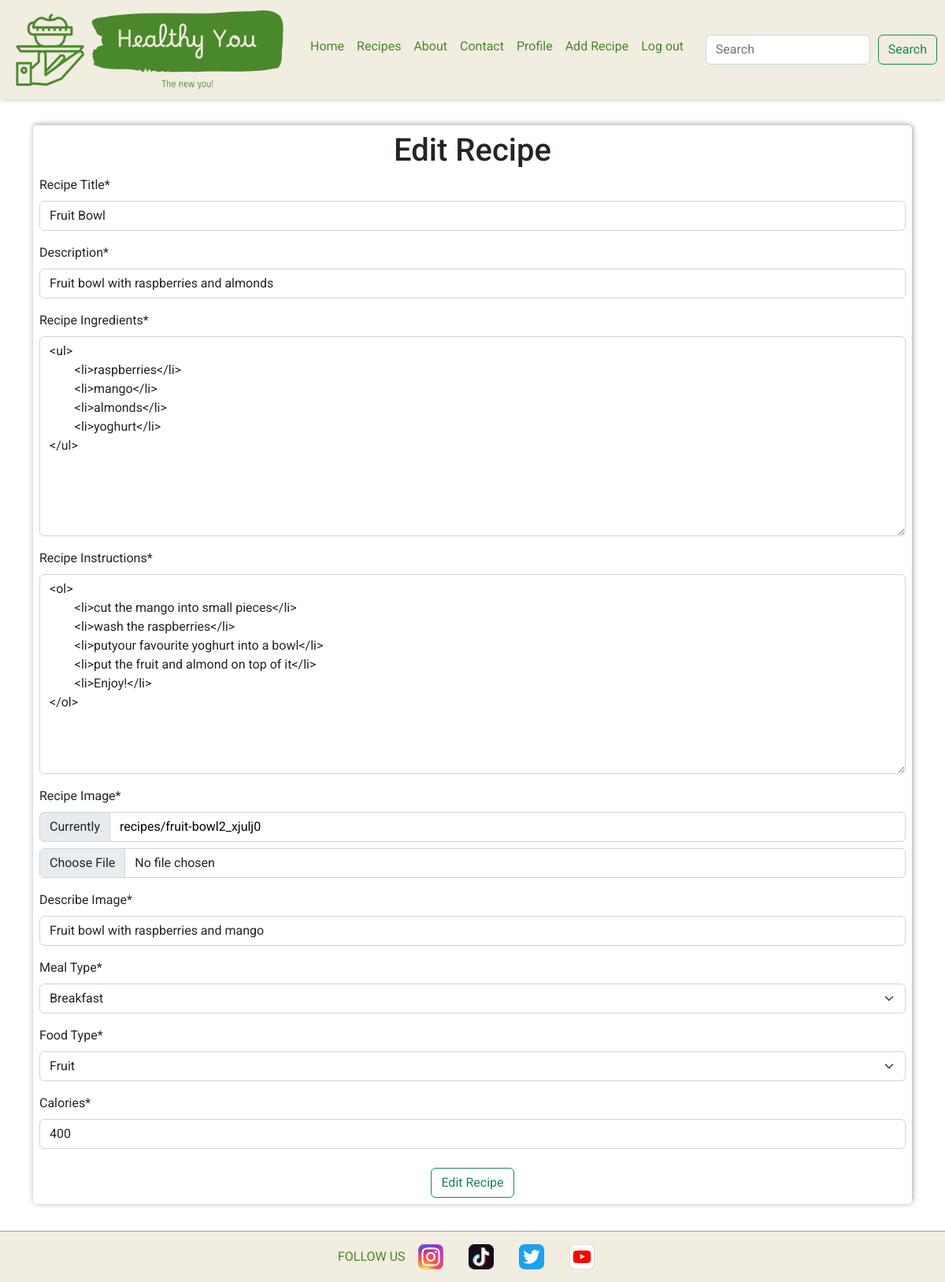
/recipes/edit/2/ (signed in), run on the app's committed database.
### recipes/models.py (models this page shows, shortened)
class Recipe(models.Model):
    user = models.ForeignKey(
        User, related_name="recipe_owner", on_delete=models.CASCADE
    )
    title = models.CharField(max_length=250, null=False, blank=False)
    description = models.CharField(max_length=600, null=False, blank=False)
    ingredients = RichTextField(max_length=9000, null=False, blank=False)
    instructions = RichTextField(max_length=9000, null=False, blank=False)
    image = ResizedImageField(
        size=[400, None],
        quality=75,
        upload_to="recipes/",
        force_format="WEBP",
        blank=False,
        null=False,
    )
    image_description = models.CharField(max_length=150, null=False, blank=False)
    meal_type = models.CharField(max_length=45, choices=MEAL_TYPE, default="lunch")
    food_type = models.CharField(max_length=45, choices=FOOD_TYPE, default="sandwich")
    calories = models.IntegerField()
    posted_date = models.DateTimeField(auto_now=True) # posted date for the recipe
    recipe_rating = models.IntegerField(default=0)  # recipe star rating
    class Meta:
        ordering = ["-posted_date"]

### recipes/views.py (the view)
class EditRecipe(LoginRequiredMixin, UserPassesTestMixin, UpdateView):
    template_name = "recipes/edit_recipe.html"
    model = Recipe
    form_class = RecipeForm
    success_url = "/recipes/"
    def test_func(self):
        return self.request.user == self.get_object().user

### recipes/forms.py
class RecipeForm(forms.ModelForm):
    class Meta:
        model = Recipe
        fields = [
            "title",
            "description",
            "ingredients",
            "instructions",
            "image",
            "image_description",
            "meal_type",
            "food_type",
            "calories",
        ]
        ingredients = forms.CharField(widget=RichTextWidget())
        instructions = forms.CharField(widget=RichTextWidget())
        widget = {
            "description": forms.Textarea(attrs={"rows": 5}),
        }
        labels = {
            "title": "Recipe Title",
            "description": "Description",
            "ingredients": "Recipe Ingredients",
            "instructions": "Recipe Instructions",
            "image": "Recipe Image",
            "image_description": "Describe Image",
            "meal_type": "Meal Type",
            "food_type": "Food Type",
            "calories": "Calories",
        }

### recipes/templates/recipes/edit_recipe.html (shortened to what this page needs)
{% extends "base.html" %}
{% block content %}
<div class="container">
    <form method="POST" enctype="multipart/form-data" class="p-2 form">
        <h1 class="text-center">Edit Recipe</h1>
        {{ form|crispy }}
        <div class="text-center">
            <button type="submit" class="btn mt-2 btn-outline-success">Edit Recipe</button>
        </div>
    </form>
</div>
{% endblock %}

### static/css/base.css (style rules this page uses)
:root { --title: 'Roboto', 'Sans-serif'; --main-font: 'Roboto', 'Sans-serif'; --background: #fff; --green: #49892a; --darkgreen: #198754; --white: #fff; --off-white: #F1EDE1; --small-box-shadow: 1px -1px 7px 0 #00000061; --border: 1px solid #9fa5a0; }
html, body { height: 100%; }
body { display: flex; flex-direction: column; font-family: var(--main-font); }
h1, h2, h3, h4, h5, h6 { font-family: var(--title); }
a { color: black; text-decoration: none; }
.form { width: 100%; margin: 3% auto; box-shadow: var(--small-box-shadow); border-radius: 5px; }

### data on the page
Recipe: title "Fruit Bowl", description "Fruit bowl with raspberries and almonds", ingredients "<ul> <li>raspberries</li> <li>mango</li> <li>almonds</li> <li>yoghurt</li> </ul>", instructions "<ol> <li>cut the mango into small pieces</li> <li>wash the raspberries</li> <li>putyour favourite yoghurt into a bowl</li> <li>put the fruit and almond on top of it</li> <li>Enjoy!</li> </ol>", image_description "Fruit bowl with raspberries and mango", meal_type "Breakfast", food_type "Fruit", calories "400"
